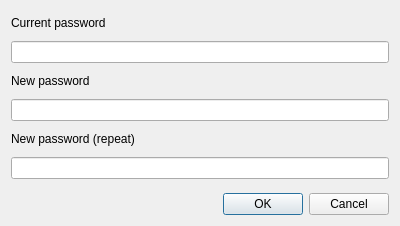
<?xml version="1.0" encoding="UTF-8"?>
<ui version="4.0">
 <class>ChangeMasterPasswordDialog</class>
 <widget class="QDialog" name="ChangeMasterPasswordDialog">
  <property name="geometry">
   <rect>
    <x>0</x>
    <y>0</y>
    <width>400</width>
    <height>226</height>
   </rect>
  </property>
  <property name="windowTitle">
   <string>Change Master Password</string>
  </property>
  <layout class="QVBoxLayout" name="verticalLayout">
   <item>
    <widget class="QLabel" name="label">
     <property name="minimumSize">
      <size>
       <width>0</width>
       <height>24</height>
      </size>
     </property>
     <property name="text">
      <string>Current password</string>
     </property>
    </widget>
   </item>
   <item>
    <widget class="QLineEdit" name="currentPasswordLineEdit">
     <property name="echoMode">
      <enum>QLineEdit::Password</enum>
     </property>
    </widget>
   </item>
   <item>
    <layout class="QHBoxLayout" name="horizontalLayout_2">
     <item>
      <widget class="QLabel" name="label_2">
       <property name="minimumSize">
        <size>
         <width>0</width>
         <height>24</height>
        </size>
       </property>
       <property name="text">
        <string>New password</string>
       </property>
      </widget>
     </item>
     <item>
      <widget class="QLabel" name="strengthLabel">
       <property name="minimumSize">
        <size>
         <width>64</width>
         <height>24</height>
        </size>
       </property>
       <property name="styleSheet">
        <string notr="true"/>
       </property>
       <property name="text">
        <string/>
       </property>
       <property name="alignment">
        <set>Qt::AlignCenter</set>
       </property>
       <property name="margin">
        <number>5</number>
       </property>
       <property name="textInteractionFlags">
        <set>Qt::NoTextInteraction</set>
       </property>
      </widget>
     </item>
    </layout>
   </item>
   <item>
    <widget class="QLineEdit" name="newPasswordLineEdit1">
     <property name="echoMode">
      <enum>QLineEdit::Password</enum>
     </property>
    </widget>
   </item>
   <item>
    <widget class="QLabel" name="label_3">
     <property name="minimumSize">
      <size>
       <width>0</width>
       <height>24</height>
      </size>
     </property>
     <property name="text">
      <string>New password (repeat)</string>
     </property>
    </widget>
   </item>
   <item>
    <widget class="QLineEdit" name="newPasswordLineEdit2">
     <property name="echoMode">
      <enum>QLineEdit::Password</enum>
     </property>
    </widget>
   </item>
   <item>
    <spacer name="verticalSpacer">
     <property name="orientation">
      <enum>Qt::Vertical</enum>
     </property>
     <property name="sizeHint" stdset="0">
      <size>
       <width>20</width>
       <height>40</height>
      </size>
     </property>
    </spacer>
   </item>
   <item>
    <layout class="QHBoxLayout" name="horizontalLayout">
     <item>
      <spacer name="horizontalSpacer">
       <property name="orientation">
        <enum>Qt::Horizontal</enum>
       </property>
       <property name="sizeHint" stdset="0">
        <size>
         <width>40</width>
         <height>20</height>
        </size>
       </property>
      </spacer>
     </item>
     <item>
      <widget class="QPushButton" name="okPushButton">
       <property name="text">
        <string>OK</string>
       </property>
      </widget>
     </item>
     <item>
      <widget class="QPushButton" name="cancelPushButton">
       <property name="text">
        <string>Cancel</string>
       </property>
      </widget>
     </item>
    </layout>
   </item>
  </layout>
 </widget>
 <resources/>
 <connections/>
</ui>
